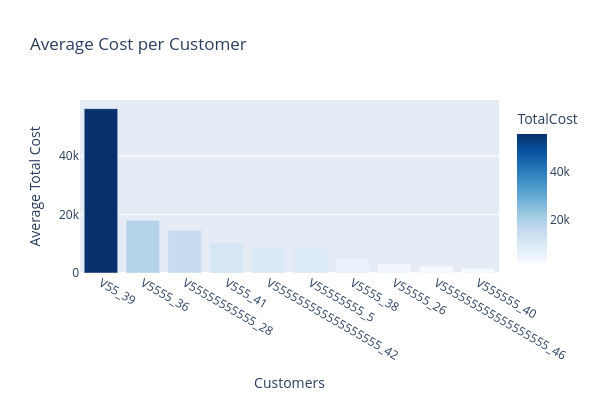

Here is the notebook cell this chart was saved with:
### Code cell
# Average cost per customer
avg_cost = df.groupby("Customers")["TotalCost"].mean().sort_values(ascending=False)
avg_cost.head()
avg_cost_df = avg_cost.head(10).reset_index()

fig = px.bar(
    avg_cost_df,
    x="Customers",
    y="TotalCost",
    title="Average Cost per Customer",
    color="TotalCost",
    color_continuous_scale="Blues"
)

fig.update_layout(
    xaxis_title="Customers",
    yaxis_title="Average Total Cost"
)
fig.update_layout(width=600, height=400)

fig.show()

### Figure 1 — Plotly figure (JSON) as saved in the notebook; plotly's stock layout.template omitted (floating-point values rounded to 4 significant figures)
{"data": [{"alignmentgroup": "True", "hovertemplate": "Customers=%{x}<br>TotalCost=%{marker.color}<extra></extra>", "legendgroup": "", "marker": {"color": [56130.0, 17990.0, 14600.0, 10460.0, 8972.0, 8468.0, 4927.0, 3144.0, 2303.0, 1495.0], "coloraxis": "coloraxis", "pattern": {"shape": ""}}, "name": "", "offsetgroup": "", "orientation": "v", "showlegend": false, "textposition": "auto", "type": "bar", "x": ["V55_39", "V5555_36", "V55555555555_28", "V555_41", "V555555555555555555_42", "V55555555_5", "V5555_38", "V55555_26", "V555555555555555555_46", "V555555_40"], "xaxis": "x", "y": [56130.0, 17990.0, 14600.0, 10460.0, 8972.0, 8468.0, 4927.0, 3144.0, 2303.0, 1495.0], "yaxis": "y"}], "layout": {"barmode": "relative", "coloraxis": {"colorbar": {"title": {"text": "TotalCost"}}, "colorscale": [[0, "rgb(247,251,255)"], [0.125, "rgb(222,235,247)"], [0.25, "rgb(198,219,239)"], [0.375, "rgb(158,202,225)"], [0.5, "rgb(107,174,214)"], [0.625, "rgb(66,146,198)"], [0.75, "rgb(33,113,181)"], [0.875, "rgb(8,81,156)"], [1, "rgb(8,48,107)"]]}, "height": 400, "legend": {"tracegroupgap": 0}, "title": {"text": "Average Cost per Customer"}, "width": 600, "xaxis": {"anchor": "y", "autorange": true, "domain": [0, 1], "range": [-0.5, 9.5], "title": {"text": "Customers"}, "type": "category"}, "yaxis": {"anchor": "x", "autorange": true, "domain": [0, 1], "range": [0, 59080.0], "title": {"text": "Average Total Cost"}, "type": "linear"}}}
